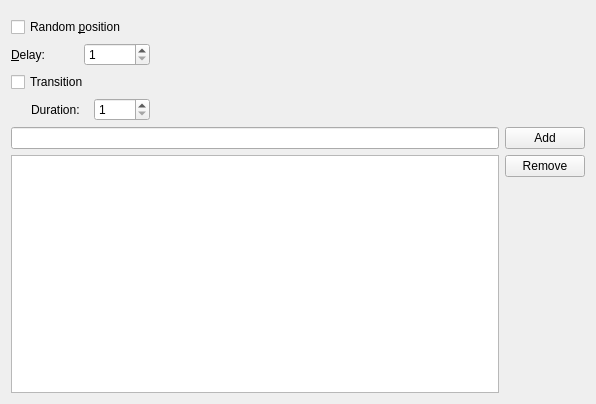
<?xml version="1.0" encoding="UTF-8"?>
<ui version="4.0">
 <class>SlideShowCfg</class>
 <widget class="QWidget" name="SlideShowCfg">
  <property name="geometry">
   <rect>
    <x>0</x>
    <y>0</y>
    <width>596</width>
    <height>404</height>
   </rect>
  </property>
  <layout class="QGridLayout" name="gridLayout">
   <item row="1" column="0" colspan="2">
    <widget class="QCheckBox" name="mCbxRandomPosition">
     <property name="text">
      <string>Random &amp;position</string>
     </property>
    </widget>
   </item>
   <item row="7" column="0" colspan="4">
    <layout class="QHBoxLayout" name="horizontalLayout_2">
     <item>
      <layout class="QVBoxLayout" name="verticalLayout_2">
       <item>
        <widget class="QLineEdit" name="lineEdit_FeedToAdd"/>
       </item>
       <item>
        <widget class="QListWidget" name="listWidget_Feeds">
         <property name="editTriggers">
          <set>QAbstractItemView::AllEditTriggers</set>
         </property>
        </widget>
       </item>
      </layout>
     </item>
     <item>
      <layout class="QVBoxLayout" name="verticalLayout">
       <item>
        <widget class="QPushButton" name="pushButton_AddFeed">
         <property name="text">
          <string>Add</string>
         </property>
        </widget>
       </item>
       <item>
        <widget class="QPushButton" name="pushButton_RemoveFeed">
         <property name="text">
          <string>Remove</string>
         </property>
        </widget>
       </item>
       <item>
        <spacer name="verticalSpacer">
         <property name="orientation">
          <enum>Qt::Vertical</enum>
         </property>
         <property name="sizeHint" stdset="0">
          <size>
           <width>20</width>
           <height>40</height>
          </size>
         </property>
        </spacer>
       </item>
      </layout>
     </item>
    </layout>
   </item>
   <item row="0" column="2" rowspan="5" colspan="2">
    <widget class="QFrame" name="mPreview">
     <property name="sizePolicy">
      <sizepolicy hsizetype="Expanding" vsizetype="Expanding">
       <horstretch>0</horstretch>
       <verstretch>0</verstretch>
      </sizepolicy>
     </property>
     <property name="frameShape">
      <enum>QFrame::NoFrame</enum>
     </property>
     <property name="frameShadow">
      <enum>QFrame::Plain</enum>
     </property>
    </widget>
   </item>
   <item row="3" column="0">
    <widget class="QCheckBox" name="mCbxTransition">
     <property name="text">
      <string>Transition</string>
     </property>
    </widget>
   </item>
   <item row="4" column="0">
    <layout class="QHBoxLayout" name="horizontalLayout_3">
     <item>
      <spacer name="horizontalSpacer">
       <property name="orientation">
        <enum>Qt::Horizontal</enum>
       </property>
       <property name="sizeType">
        <enum>QSizePolicy::Fixed</enum>
       </property>
       <property name="sizeHint" stdset="0">
        <size>
         <width>20</width>
         <height>0</height>
        </size>
       </property>
      </spacer>
     </item>
     <item>
      <widget class="QLabel" name="label">
       <property name="text">
        <string>Duration:</string>
       </property>
      </widget>
     </item>
     <item>
      <widget class="KIntSpinBox" name="mTransitionDuration">
       <property name="minimum">
        <number>1</number>
       </property>
       <property name="maximum">
        <number>5000</number>
       </property>
      </widget>
     </item>
    </layout>
   </item>
   <item row="2" column="0">
    <layout class="QHBoxLayout" name="horizontalLayout">
     <item>
      <widget class="QLabel" name="textLabel1_2">
       <property name="text">
        <string>&amp;Delay:</string>
       </property>
       <property name="wordWrap">
        <bool>false</bool>
       </property>
       <property name="buddy">
        <cstring>mDelay</cstring>
       </property>
      </widget>
     </item>
     <item>
      <widget class="KIntSpinBox" name="mDelay">
       <property name="specialValueText">
        <string/>
       </property>
       <property name="minimum">
        <number>1</number>
       </property>
       <property name="maximum">
        <number>240</number>
       </property>
      </widget>
     </item>
    </layout>
   </item>
  </layout>
 </widget>
 <customwidgets>
  <customwidget>
   <class>KIntSpinBox</class>
   <extends>QSpinBox</extends>
   <header>knuminput.h</header>
  </customwidget>
 </customwidgets>
 <includes>
  <include location="local">klineedit.h</include>
  <include location="local">kpushbutton.h</include>
 </includes>
 <resources/>
 <connections/>
</ui>
